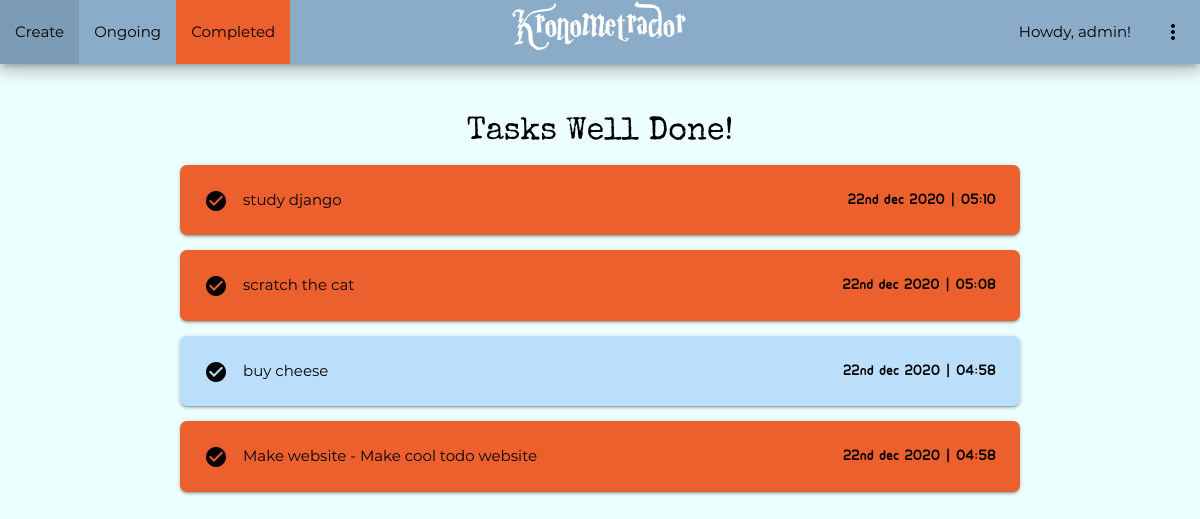
Page /completed/ (signed in) on the earlier database version.
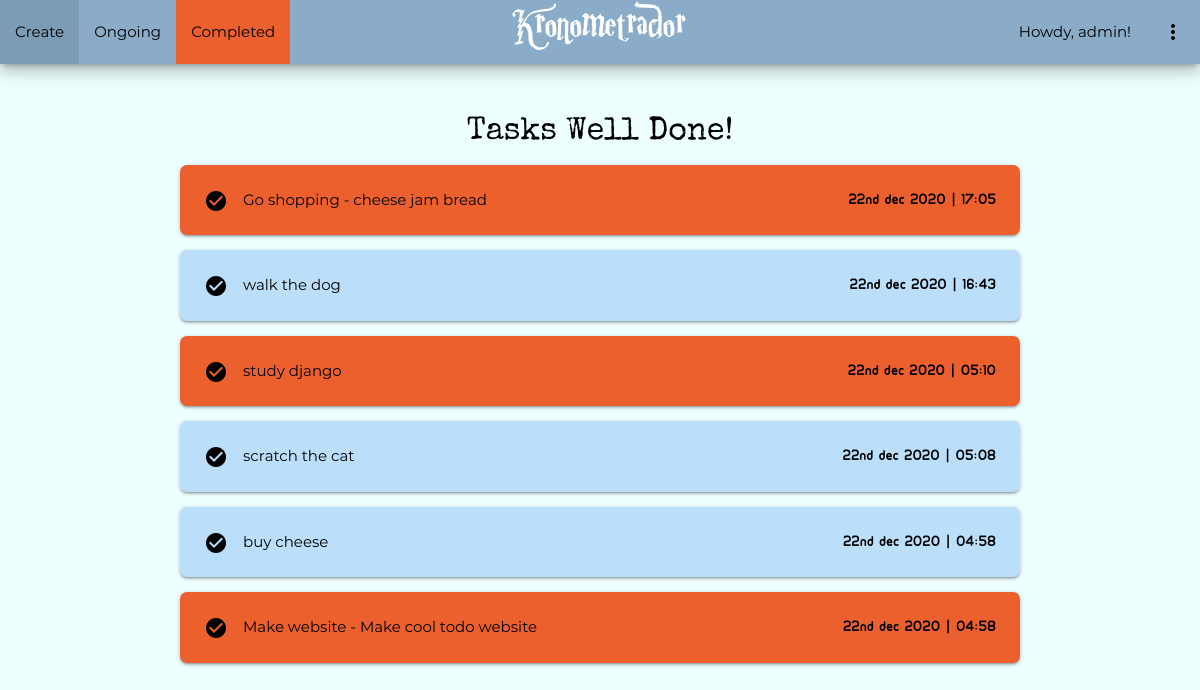
Same page on the later database version.
### todo/models.py (models this page shows, shortened)
class Todo(models.Model) :
    title = models.CharField(max_length=30)
    memo = models.TextField(blank=True)
    created = models.DateTimeField(auto_now_add=True)
    datecompleted = models.DateTimeField(null=True, blank=True)
    important = models.BooleanField(default=False)
    user = models.ForeignKey(User, on_delete=models.CASCADE)

### todo/views.py (the view)
# urls.py: path('completed/', views.completedtodos, name='completedtodos'),
@login_required
def completedtodos(request) :
    todos = Todo.objects.filter(user=request.user, datecompleted__isnull=False).order_by('-datecompleted')
    return render(request, 'todo/completedtodos.html', {'todos':todos})

### todo/templates/todo/completedtodos.html
{% extends 'todo/base.html' %}
{% block home-url %}{% url 'home' %}{% endblock %}
{% block create-url %}{% url 'createtodo' %}{% endblock %}
{% block current-url %}{% url 'currenttodos' %}{% endblock %}
{% block completed-url %}#!{% endblock %}
{% block completed-active %}class="active"{% endblock %}
{% block content %}
<div class="container center completed-header">
    Tasks Well Done!
</div>
<div class="container">
    {% for todo in todos %}
    <div class="card-panel {% if todo.important %}imp-todo{% else %}todo{% endif %}-card">
        <i class="material-icons left">check_circle</i>
        <a href="{% url 'viewtodo' todo.id %}">
            {{ todo.title }}
            {% if todo.memo %}
                - {{ todo.memo }}
            {% endif %}
        </a>
        <span class="right ubuntu-font">{{ todo.datecompleted|date:'jS b Y | H:i' }}</span>
    </div>
    {% endfor %}
</div>
{% endblock %}

### todo/templates/todo/base.html (shortened to what this page needs)
<!DOCTYPE html>
<html lang="en">
<head>
    {% load static %}
    {% ifequal request.COOKIES.theme "dark" %}
    <link rel="stylesheet" href="{% static 'todo/css/dark.css' %}" id="theme" class="dark">
    {% else %}
    <link rel="stylesheet" href="{% static 'todo/css/light.css' %}" id="theme" class="light">
    {% endifequal %}
    <link rel="stylesheet" type="text/css" href="{% static 'todo/css/materialize.css' %}">
    <link rel="stylesheet" type="text/css" href="{% static 'todo/css/style.css' %}">
</head>
<body>
    <div class="navbar-fixed">
        <nav class="z-depth-3">
            <div class="nav-wrapper">
                <a href="{% block home-url %}{% endblock %}" class="brand-logo center">Kronometrador</a>
                {% if user.is_authenticated %}
                <ul class="left hide-on-med-and-down">
                    <li {% block create-active %}{% endblock %}><a href="{% block create-url %}{% endblock %}">Create</a></li>
                    <li {% block current-active %}{% endblock %}><a href="{% block current-url %}{% endblock %}">Ongoing</a></li>
                    <li {% block completed-active %}{% endblock %}><a href="{% block completed-url %}{% endblock %}">Completed</a></li>
                </ul>
                <ul class="right hide-on-med-and-down">
                    <li>Howdy, {{ user.username}}!&emsp;</li>
                    <li><a class="dropdown-trigger" href="#!" data-target="dropdown1"><i class="material-icons rotate">more_vert</i></a></li>
                </ul>
                {% else %}
                <ul class="right hide-on-med-and-down">
                    <li><a href="{% url 'signupuser' %}">Sign Up</a></li>
                    <li><a href="{% url 'loginuser' %}">Log In</a></li>
                </ul>
                {% endif %}
            </div>
        </nav>
    </div>
    <br><br>
    {% block content %}{% endblock %}
</body>
</html>

### todo/static/todo/css/light.css (style rules this page uses)
body { background-color: #eeffff; color: #000000; }
.nav-wrapper { background-color: #8aacc8 !important; }
.nav-wrapper ul li, .nav-wrapper ul li a { color: #000000 !important; }
.active, .active:hover { background-color: #ec602e !important; }
.todo-card { background-color: #bbdefb !important;; }
.todo-card a, .imp-todo-card a, .imp-todo-card i, .todo-card i { color: #000000; }
.imp-todo-card { background-color: #ec602e !important; }

### todo/static/todo/css/style.css (style rules this page uses)
.material-icons { font-family: 'Material Icons'; font-weight: normal; font-style: normal; font-size: 24px; line-height: 1; letter-spacing: normal; text-transform: none; display: inline-block; white-space: nowrap; word-wrap: normal; direction: ltr; -webkit-font-feature-settings: 'liga'; -webkit-font-smoothing: antialiased; }
body { font-family: 'Montserrat'; }
.ubuntu-font { font-family: 'UbuntuTitle'; }
.brand-logo { font-family: 'HarryPotter' !important; }
.rotate { -moz-transition: all .2s linear; -webkit-transition: all .2s linear; transition: all .2s linear; }
.card-panel { border-radius: 7px !important; }
.completed-header { font-family: 'Special Elite'; font-size: xx-large; padding-top: 0; }

Differences in the rows shown:
added Todo: title "Go shopping", memo "cheese jam bread", datecompleted|H "22nd dec 2020 | 17:05"
added Todo: title "walk the dog", datecompleted|H "22nd dec 2020 | 16:43", important False (drawn)
changed Todo "scratch the cat": important True → False (drawn)
